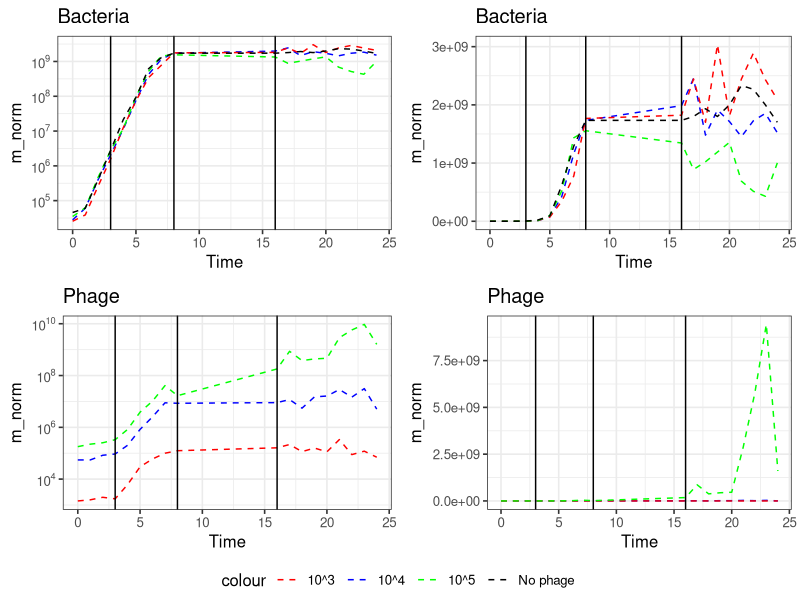
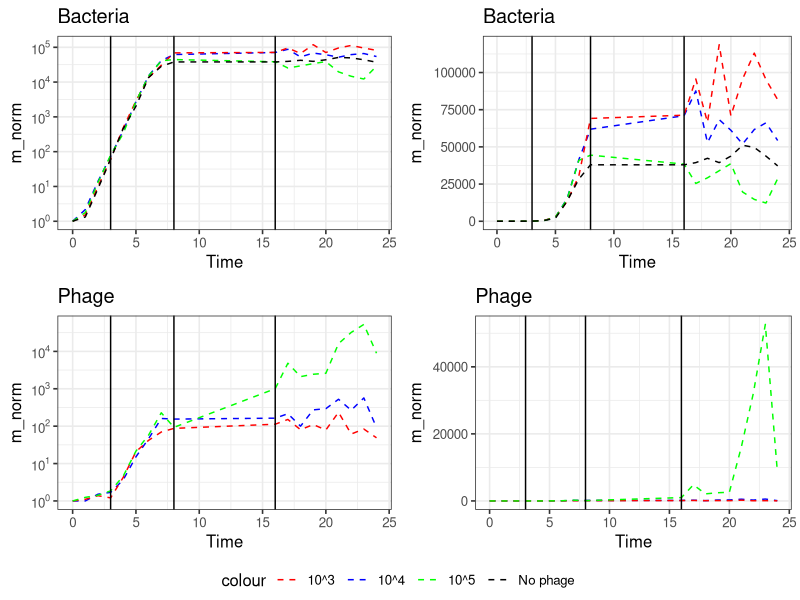
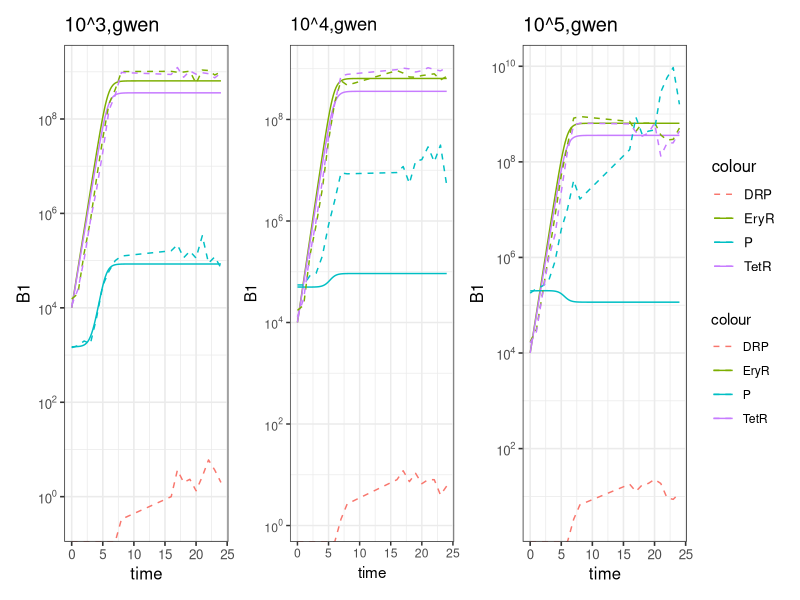
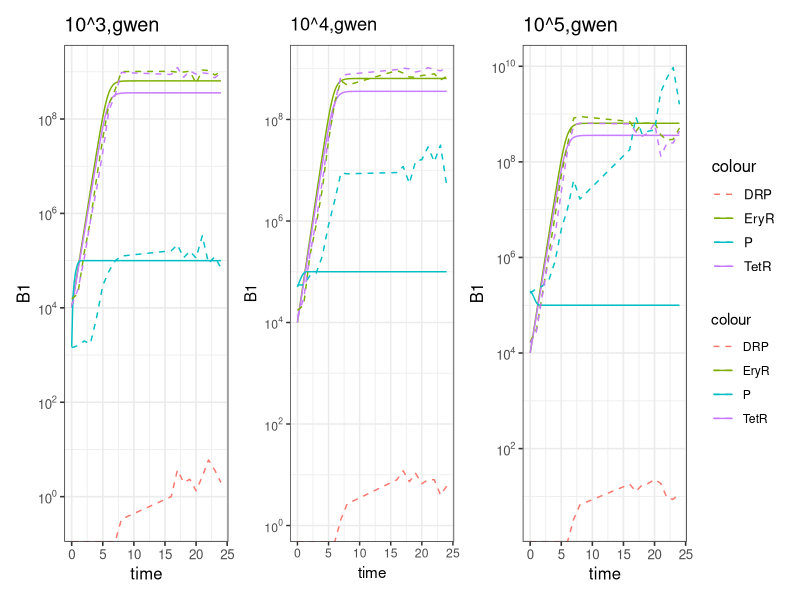
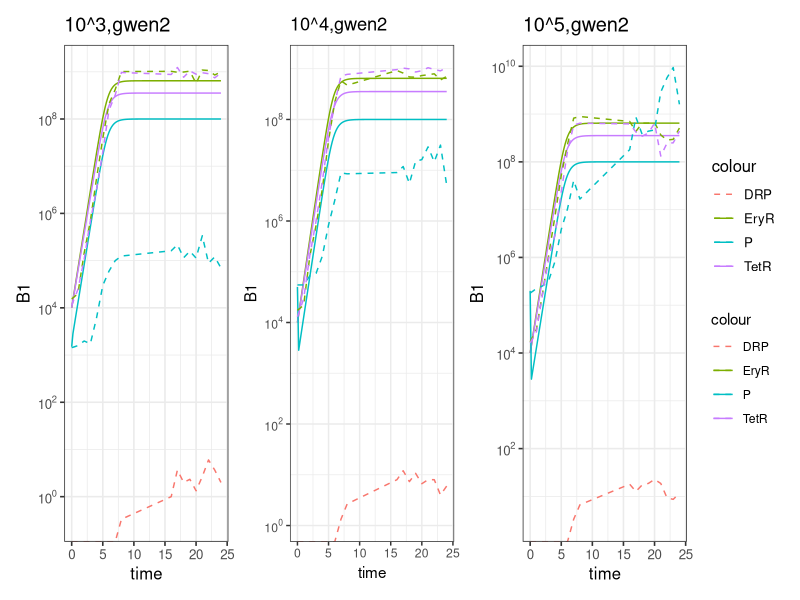
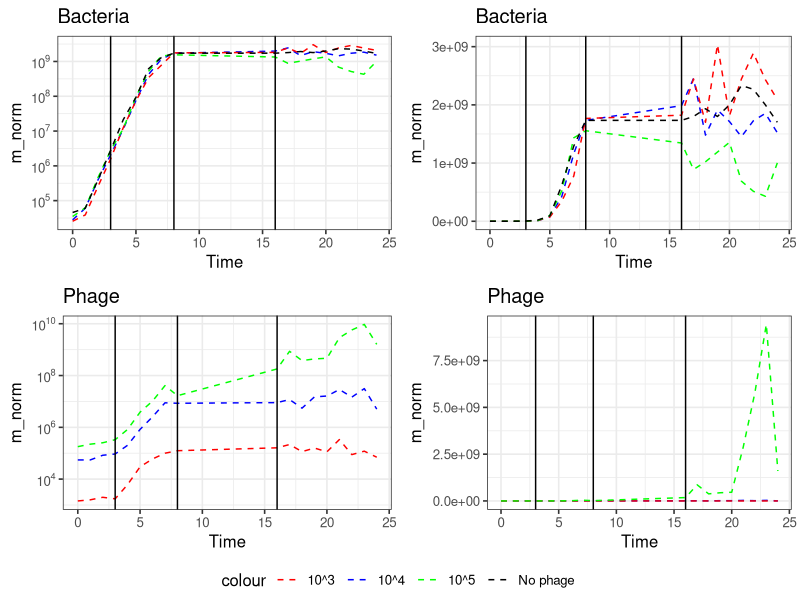
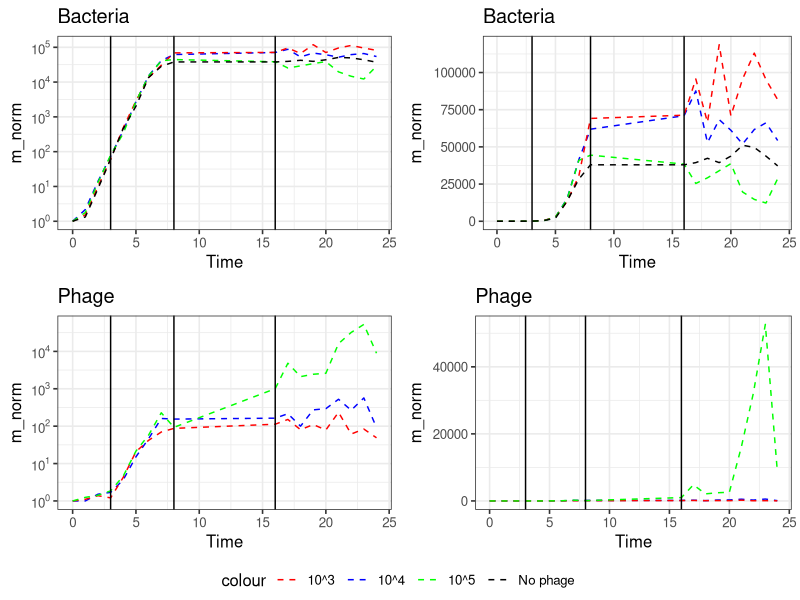

The R script that drew these images, in order:
## ---- chunk 1
knitr::opts_chunk$set(echo = TRUE)

library(deSolve)
library(dplyr)
library(ggpubr)
library(scales)
library(cowplot)

library(patchwork)
theme_set(theme_bw(base_size = 12))


## Load the lab data: ####
#adjust to what your WD is!!
lab_data4 = read.csv(here::here("Lab", "Transduction", "summary_10_4.csv"), stringsAsFactors = F)
lab_data3 = read.csv(here::here("Lab", "Transduction", "summary_10_3.csv"), stringsAsFactors = F)
lab_data5 = read.csv(here::here("Lab", "Transduction", "summary_10_5.csv"), stringsAsFactors = F)

lab_data_growth = read.csv(here::here("Lab", "Triculture", "summary.csv"), stringsAsFactors = F)

## ---- chunk 2

#3# DATA


brp1 = 3
brp2 = 8
brp3 = 16

p1_log <- ggplot() +
  geom_line(data = lab_data4 %>% filter(Bacteria == "P") %>% mutate(t0v = 1, m_norm = Mean / t0v),
            aes(Time, m_norm, colour = "10^4"), linetype = "dashed") +
  scale_y_continuous(trans=log10_trans(),
                     breaks=trans_breaks("log10", function(x) 10^x),
                     labels=trans_format("log10", math_format(10^.x))) +
  geom_line(data = lab_data3 %>% filter(Bacteria == "P") %>% mutate(t0v = 1, m_norm = Mean / t0v),
            linetype = "dashed", aes(Time, m_norm, colour = "10^3")) +
  geom_line(data = lab_data5 %>% filter(Bacteria == "P") %>% mutate(t0v = 1, m_norm = Mean / t0v),
            linetype = "dashed", aes(Time, m_norm, colour = "10^5")) +
  geom_vline(xintercept = brp1) +
  geom_vline(xintercept = brp2) +
  geom_vline(xintercept = brp3) +
  scale_color_manual(breaks = c("10^3", "10^4", "10^5"),
                     values=c("red", "blue", "green")) +
  ggtitle("Phage")

b1_log <- ggplot() +
  geom_line(data = lab_data4 %>% filter(Bacteria == "Total") %>% mutate(t0v = 1, m_norm = Mean / t0v),
            aes(Time, m_norm, colour = "10^4"), linetype = "dashed") +
  scale_y_continuous(trans=log10_trans(),
                     breaks=trans_breaks("log10", function(x) 10^x),
                     labels=trans_format("log10", math_format(10^.x))) +
  geom_line(data = lab_data3 %>% filter(Bacteria == "Total") %>% mutate(t0v = 1, m_norm = Mean / t0v),
            linetype = "dashed", aes(Time, m_norm, colour = "10^3")) +
  geom_line(data = lab_data5 %>% filter(Bacteria == "Total") %>% mutate(t0v = 1, m_norm = Mean / t0v),
            linetype = "dashed", aes(Time, m_norm, colour = "10^5")) +
  geom_line(data = lab_data_growth %>% filter(Bacteria == "Total") %>% mutate(t0v = 1, m_norm = Mean / t0v),
            linetype = "dashed", aes(Time, m_norm, colour = "No phage")) +
  geom_vline(xintercept = brp1) +
  geom_vline(xintercept = brp2) +
  geom_vline(xintercept = brp3) +
  scale_color_manual(breaks = c("10^3", "10^4", "10^5","No phage"),
                     values=c("red", "blue", "green", "black")) +
  ggtitle("Bacteria")


p1<- ggplot() +
  geom_line(data = lab_data4 %>% filter(Bacteria == "P") %>% mutate(t0v = 1, m_norm = Mean / t0v),
            aes(Time, m_norm, colour = "10^4"), linetype = "dashed") +
  geom_line(data = lab_data3 %>% filter(Bacteria == "P") %>% mutate(t0v = 1, m_norm = Mean / t0v),
            linetype = "dashed", aes(Time, m_norm, colour = "10^3")) +
  geom_line(data = lab_data5 %>% filter(Bacteria == "P") %>% mutate(t0v = 1, m_norm = Mean / t0v),
            linetype = "dashed", aes(Time, m_norm, colour = "10^5")) +
  geom_vline(xintercept = brp1) +
  geom_vline(xintercept = brp2) +
  geom_vline(xintercept = brp3) +
  scale_color_manual(breaks = c("10^3", "10^4", "10^5"),
                     values=c("red", "blue", "green")) +
  ggtitle("Phage")

b1 <- ggplot() +
  geom_line(data = lab_data4 %>% filter(Bacteria == "Total") %>% mutate(t0v = 1, m_norm = Mean / t0v),
            aes(Time, m_norm, colour = "10^4"), linetype = "dashed") +
  geom_line(data = lab_data3 %>% filter(Bacteria == "Total") %>% mutate(t0v = 1, m_norm = Mean / t0v),
            linetype = "dashed", aes(Time, m_norm, colour = "10^3")) +
  geom_line(data = lab_data5 %>% filter(Bacteria == "Total") %>% mutate(t0v = 1, m_norm = Mean / t0v),
            linetype = "dashed", aes(Time, m_norm, colour = "10^5")) +
  geom_line(data = lab_data_growth %>% filter(Bacteria == "Total") %>% mutate(t0v = 1, m_norm = Mean / t0v),
            linetype = "dashed", aes(Time, m_norm, colour = "No phage")) +
  geom_vline(xintercept = brp1) +
  geom_vline(xintercept = brp2) +
  geom_vline(xintercept = brp3) +
  scale_color_manual(breaks = c("10^3", "10^4", "10^5", "No phage"),
                     values=c("red", "blue", "green", "black")) +
  ggtitle("Bacteria")

ggpubr::ggarrange(b1_log, b1, p1_log, p1,
                  nrow = 2, ncol = 2, common.legend = T, legend = "bottom")

ggsave("comparative_plots.png")

p1_log <- ggplot() +
  geom_line(data = lab_data4 %>% filter(Bacteria == "P") %>% mutate(t0v = Mean[1], m_norm = Mean / t0v),
            aes(Time, m_norm, colour = "10^4"), linetype = "dashed") +
  scale_y_continuous(trans=log10_trans(),
                     breaks=trans_breaks("log10", function(x) 10^x),
                     labels=trans_format("log10", math_format(10^.x))) +
  geom_line(data = lab_data3 %>% filter(Bacteria == "P") %>% mutate(t0v = Mean[1], m_norm = Mean / t0v),
            linetype = "dashed", aes(Time, m_norm, colour = "10^3")) +
  geom_line(data = lab_data5 %>% filter(Bacteria == "P") %>% mutate(t0v = Mean[1], m_norm = Mean / t0v),
            linetype = "dashed", aes(Time, m_norm, colour = "10^5")) +
  geom_vline(xintercept = brp1) +
  geom_vline(xintercept = brp2) +
  geom_vline(xintercept = brp3) +
  scale_color_manual(breaks = c("10^3", "10^4", "10^5"),
                     values=c("red", "blue", "green")) +
  ggtitle("Phage")

b1_log <- ggplot() +
  geom_line(data = lab_data4 %>% filter(Bacteria == "Total") %>% mutate(t0v = Mean[1], m_norm = Mean / t0v),
            aes(Time, m_norm, colour = "10^4"), linetype = "dashed") +
  scale_y_continuous(trans=log10_trans(),
                     breaks=trans_breaks("log10", function(x) 10^x),
                     labels=trans_format("log10", math_format(10^.x))) +
  geom_line(data = lab_data3 %>% filter(Bacteria == "Total") %>% mutate(t0v = Mean[1], m_norm = Mean / t0v),
            linetype = "dashed", aes(Time, m_norm, colour = "10^3")) +
  geom_line(data = lab_data5 %>% filter(Bacteria == "Total") %>% mutate(t0v = Mean[1], m_norm = Mean / t0v),
            linetype = "dashed", aes(Time, m_norm, colour = "10^5")) +
  geom_line(data = lab_data_growth %>% filter(Bacteria == "Total") %>% mutate(t0v = Mean[1], m_norm = Mean / t0v),
            linetype = "dashed", aes(Time, m_norm, colour = "No phage")) +
  geom_vline(xintercept = brp1) +
  geom_vline(xintercept = brp2) +
  geom_vline(xintercept = brp3) +
  scale_color_manual(breaks = c("10^3", "10^4", "10^5","No phage"),
                     values=c("red", "blue", "green", "black")) +
  ggtitle("Bacteria")


p1<- ggplot() +
  geom_line(data = lab_data4 %>% filter(Bacteria == "P") %>% mutate(t0v = Mean[1], m_norm = Mean / t0v),
            aes(Time, m_norm, colour = "10^4"), linetype = "dashed") +
  geom_line(data = lab_data3 %>% filter(Bacteria == "P") %>% mutate(t0v = Mean[1], m_norm = Mean / t0v),
            linetype = "dashed", aes(Time, m_norm, colour = "10^3")) +
  geom_line(data = lab_data5 %>% filter(Bacteria == "P") %>% mutate(t0v = Mean[1], m_norm = Mean / t0v),
            linetype = "dashed", aes(Time, m_norm, colour = "10^5")) +
  geom_vline(xintercept = brp1) +
  geom_vline(xintercept = brp2) +
  geom_vline(xintercept = brp3) +
  scale_color_manual(breaks = c("10^3", "10^4", "10^5"),
                     values=c("red", "blue", "green")) +
  ggtitle("Phage")

b1 <- ggplot() +
  geom_line(data = lab_data4 %>% filter(Bacteria == "Total") %>% mutate(t0v = Mean[1], m_norm = Mean / t0v),
            aes(Time, m_norm, colour = "10^4"), linetype = "dashed") +
  geom_line(data = lab_data3 %>% filter(Bacteria == "Total") %>% mutate(t0v = Mean[1], m_norm = Mean / t0v),
            linetype = "dashed", aes(Time, m_norm, colour = "10^3")) +
  geom_line(data = lab_data5 %>% filter(Bacteria == "Total") %>% mutate(t0v = Mean[1], m_norm = Mean / t0v),
            linetype = "dashed", aes(Time, m_norm, colour = "10^5")) +
  geom_line(data = lab_data_growth %>% filter(Bacteria == "Total") %>% mutate(t0v = Mean[1], m_norm = Mean / t0v),
            linetype = "dashed", aes(Time, m_norm, colour = "No phage")) +
  geom_vline(xintercept = brp1) +
  geom_vline(xintercept = brp2) +
  geom_vline(xintercept = brp3) +
  scale_color_manual(breaks = c("10^3", "10^4", "10^5", "No phage"),
                     values=c("red", "blue", "green", "black")) +
  ggtitle("Bacteria")

ggpubr::ggarrange(b1_log, b1, p1_log, p1,
                  nrow = 2, ncol = 2, common.legend = T, legend = "bottom")

ggsave("comparative_plots_aligned.png")

## ---- chunk 3

#I have a wrapper around the desolve model for simplicity
#parameter "def_model" allows you to choose which model to run
test_model = function(times = seq(0,24,1),
                      params = c(Nmax = 1e9,
                                 mu1 = 1.9,
                                 mu2 = 1.9,
                                 beta = 0.000000001,
                                 L = 10),
                      y = c(B1 = 1e2,
                            B2 = 1e2,
                            P = 1e4),
                      def_model = "mass"){
  
  # if(!(def_model %in% c("mass", "mass_link", "mass_link_burst", "mass_link_both", "frequentist","gwen","gwen2"))){
  #   stop("Function parameter \"def_model\" must be \"mass\", \"mass_link\", \"mass_link_burst\",
  #        \"mass_link_both\" or \"frequentist\"")
  # }
  
  #MASS ACTION
  mass_model = function(times, y, params){
    
    with(as.list(c(y,params)),{
      
      
      N = B1 + B2
      
      
      dB1 = B1 * mu1 * (1 - N/Nmax) - B1 * beta * P   
      dB2 = B2 * mu2 * (1 - N/Nmax) - B2 * beta * P
      dP = N * beta * P * L
      
      
      return(list(c(dB1, dB2,dP)))
      
    }
    )
  }
  
  
  ##MASS ACTION WITH LINK
  mass_link_model = function(times, y, params){
    
    with(as.list(c(y,params)),{
      
      
      N = B1 + B2
      
      beta_t = beta * (1 - N/Nmax)
      
      dB1 = B1 * mu1 * (1 - N/Nmax) - B1 * beta_t * P 
      dB2 = B2 * mu2 * (1 - N/Nmax) - B2 * beta_t * P
      dP = N * beta_t * L * P
      
      
      return(list(c(dB1, dB2,dP)))
      
    }
    )
  }
  
  
  ##MASS ACTION WITH LINK, BURST
  mass_link_burst_model = function(times, y, params){
    
    with(as.list(c(y,params)),{
      
      
      N = B1 + B2
      
      L_t = L * (1 - N/Nmax)
      
      dB1 = B1 * mu1 * (1 - N/Nmax) - B1 * beta * P 
      dB2 = B2 * mu2 * (1 - N/Nmax) - B2 * beta * P
      dP = N * beta * L_t * P
      
      
      return(list(c(dB1, dB2,dP)))
      
    }
    )
  }
  
  
  
  ##MASS ACTION WITH LINK, BOTH
  mass_link_both_model = function(times, y, params){
    
    with(as.list(c(y,params)),{
      
      
      N = B1 + B2
      
      beta_t = beta * (1 - N/Nmax)
      L_t = L * (1 - N/Nmax)
      
      dB1 = B1 * mu1 * (1 - N/Nmax) - B1 * beta_t * P 
      dB2 = B2 * mu2 * (1 - N/Nmax) - B2 * beta_t * P
      dP = N * beta_t * L_t * P
      
      
      return(list(c(dB1, dB2,dP)))
      
    }
    )
  }
  
  
  ##FREQUENTIST MODEL
  frequentist_model = function(times, y, params){
    
    with(as.list(c(y,params)),{
      
      
      N = B1 + B2
      
      beta_t = beta * (1 - N/Nmax)
      L_t = L * (1 - N/Nmax)
      
      P_inf = (1-exp(-beta_t*N)) * P
      B_inf = (1-exp(-P_inf/N)) * N
      
      dB1 = B1 * mu1 * (1 - N/Nmax) - B1/N * B_inf 
      dB2 = B2 * mu2 * (1 - N/Nmax) - B2/N * B_inf 
      dP = B_inf * L_t - P_inf
      
      
      return(list(c(dB1, dB2,dP)))
      
    }
    )
  }
  
  
  gwen_link_both_model = function(times, y, params){
    
    with(as.list(c(y,params)),{
      
      
      N = B1 + B2
      
      beta_t = beta * (1 - N/Nmax)
      
      dB1 = B1 * mu1 * (1 - N/Nmax) - B1 * beta_t * P 
      dB2 = B2 * mu2 * (1 - N/Nmax) - B2 * beta_t * P
      dP = beta_t * L * (P - K) * (P - G*N)
      
      
      return(list(c(dB1, dB2,dP)))
      
    }
    )
  }
  
  gwen2_link_both_model = function(times, y, params){
    
    with(as.list(c(y,params)),{
      
      
      N = B1 + B2
      
      beta_t = beta * (1 - N/Nmax)
      
      dB1 = B1 * mu1 * (1 - N/Nmax) - B1 * beta_t * P 
      dB2 = B2 * mu2 * (1 - N/Nmax) - B2 * beta_t * P
      dP = beta_t * L * (P - K*N) * (P - G*N)
      
      
      return(list(c(dB1, dB2,dP)))
      
    }
    )
  }
  
  
  if(def_model == "mass") {
    res_full = as.data.frame(deSolve::ode(func = mass_model, times = times, y = y, parms = params))
  }
  if(def_model == "mass_link") {
    res_full = as.data.frame(deSolve::ode(func = mass_link_model, times = times, y = y, parms = params))
  }
  if(def_model == "mass_link_burst") {
    res_full = as.data.frame(deSolve::ode(func = mass_link_burst_model, times = times, y = y, parms = params))
  }
  if(def_model == "mass_link_both") {
    res_full = as.data.frame(deSolve::ode(func = mass_link_both_model, times = times, y = y, parms = params))
  }
  if(def_model == "frequentist") {
    res_full = as.data.frame(deSolve::ode(func = frequentist_model, times = times, y = y, parms = params))
  }
  if(def_model == "gwen") {
    res_full = as.data.frame(deSolve::ode(func = gwen_link_both_model, times = times, y = y, parms = params))
  }
  if(def_model == "gwen2") {
    res_full = as.data.frame(deSolve::ode(func = gwen2_link_both_model, times = times, y = y, parms = params))
  }
  
  
  #replace values < 1 by 0, except "times" column ofc
  res_full[,-1][res_full[,-1] < 1] = 0
  
  
  return(res_full)
  
  
}





## ---- chunk 4
params = c(Nmax = 1e9, #max number of bacteria possible in the system
           mu1 = 1.9, #max growth rate of bacteria 1
           mu2 = 1.8, #max growth rate of bacteria 2
           beta = 0.000000005, #this corresponds to individual phage adsorption rate
           L = 7,#burst size (number of new phage released after infection)
           K = 10^5,
           G = 0.1) 


#which model do you want to run?
#mass, mass_link, mass_link_burst, mass_link_both, or frequentist

model = "gwen"




## RUN ALL MODELS & PLOT ################################

#fixed parameters, no touching!!
#times
times = seq(0,24,0.2)

#initial number of bacteria and phage (matches average from lab data)
yinit = c(B1 = 1e4, 
          B2 = 1e4,
          P = 5e4)

#run model starting phage at 1e4
res4 = test_model(times, params, yinit, def_model = model)

#run model starting phage at 1e3
yinit["P"] = 1.5e3
res3 = test_model(times, params, yinit, def_model = model)

#run model starting phage at 1e5
yinit["P"] = 2e5
res5 = test_model(times, params, yinit, def_model = model)

#plot for Pstart 1e4
pp4 = ggplot(res4) +
  geom_line(aes(time, B1, colour = "EryR")) +
  geom_line(aes(time, B2, colour = "TetR")) +
  geom_line(aes(time, P, colour = "P")) +
  scale_y_continuous(trans=log10_trans(),
                     breaks=trans_breaks("log10", function(x) 10^x),
                     labels=trans_format("log10", math_format(10^.x))) +
  geom_line(data = lab_data4 %>% filter(Bacteria != "Total"),
            aes(Time, Mean, colour = Bacteria), linetype = "dashed") +
  ggtitle(paste0("10^4,",model)) + 
  theme_bw()

#plot for Pstart 1e3
pp3 = ggplot(res3) +
  geom_line(aes(time, B1, colour = "EryR")) +
  geom_line(aes(time, B2, colour = "TetR")) +
  geom_line(aes(time, P, colour = "P")) +
  scale_y_continuous(trans=log10_trans(),
                     breaks=trans_breaks("log10", function(x) 10^x),
                     labels=trans_format("log10", math_format(10^.x))) +
  geom_line(data = lab_data3 %>% filter(Bacteria != "Total"),
            aes(Time, Mean, colour = Bacteria), linetype = "dashed") +
  ggtitle(paste0("10^3,",model)) 

#plot for Pstart 1e5
pp5 = ggplot(res5) +
  geom_line(aes(time, B1, colour = "EryR")) +
  geom_line(aes(time, B2, colour = "TetR")) +
  geom_line(aes(time, P, colour = "P")) +
  scale_y_continuous(trans=log10_trans(),
                     breaks=trans_breaks("log10", function(x) 10^x),
                     labels=trans_format("log10", math_format(10^.x))) +
  geom_line(data = lab_data5 %>% filter(Bacteria != "Total"),
            aes(Time, Mean, colour = Bacteria), linetype = "dashed") +
  ggtitle(paste0("10^5,",model))

#plot all together
# plot_grid(pp3, pp4, pp5,
#           labels = c("10^3", "10^4", "10^5"))

pp3 + pp4 + pp5 + plot_layout(guides = "collect")
## ---- chunk 5
params = c(Nmax = 1e9, #max number of bacteria possible in the system
           mu1 = 1.9, #max growth rate of bacteria 1
           mu2 = 1.8, #max growth rate of bacteria 2
           beta = 0.000000005, #this corresponds to individual phage adsorption rate
           L = 7,#burst size (number of new phage released after infection)
           K = 10^5,
           G = 10^3) 


#which model do you want to run?
#mass, mass_link, mass_link_burst, mass_link_both, or frequentist

model = "gwen"




## RUN ALL MODELS & PLOT ################################

#fixed parameters, no touching!!
#times
times = seq(0,24,0.2)

#initial number of bacteria and phage (matches average from lab data)
yinit = c(B1 = 1e4, 
          B2 = 1e4,
          P = 5e4)

#run model starting phage at 1e4
res4 = test_model(times, params, yinit, def_model = model)

#run model starting phage at 1e3
yinit["P"] = 1.5e3
res3 = test_model(times, params, yinit, def_model = model)

#run model starting phage at 1e5
yinit["P"] = 2e5
res5 = test_model(times, params, yinit, def_model = model)

#plot for Pstart 1e4
pp4 = ggplot(res4) +
  geom_line(aes(time, B1, colour = "EryR")) +
  geom_line(aes(time, B2, colour = "TetR")) +
  geom_line(aes(time, P, colour = "P")) +
  scale_y_continuous(trans=log10_trans(),
                     breaks=trans_breaks("log10", function(x) 10^x),
                     labels=trans_format("log10", math_format(10^.x))) +
  geom_line(data = lab_data4 %>% filter(Bacteria != "Total"),
            aes(Time, Mean, colour = Bacteria), linetype = "dashed") +
  ggtitle(paste0("10^4,",model)) + 
  theme_bw()

#plot for Pstart 1e3
pp3 = ggplot(res3) +
  geom_line(aes(time, B1, colour = "EryR")) +
  geom_line(aes(time, B2, colour = "TetR")) +
  geom_line(aes(time, P, colour = "P")) +
  scale_y_continuous(trans=log10_trans(),
                     breaks=trans_breaks("log10", function(x) 10^x),
                     labels=trans_format("log10", math_format(10^.x))) +
  geom_line(data = lab_data3 %>% filter(Bacteria != "Total"),
            aes(Time, Mean, colour = Bacteria), linetype = "dashed") +
  ggtitle(paste0("10^3,",model)) 

#plot for Pstart 1e5
pp5 = ggplot(res5) +
  geom_line(aes(time, B1, colour = "EryR")) +
  geom_line(aes(time, B2, colour = "TetR")) +
  geom_line(aes(time, P, colour = "P")) +
  scale_y_continuous(trans=log10_trans(),
                     breaks=trans_breaks("log10", function(x) 10^x),
                     labels=trans_format("log10", math_format(10^.x))) +
  geom_line(data = lab_data5 %>% filter(Bacteria != "Total"),
            aes(Time, Mean, colour = Bacteria), linetype = "dashed") +
  ggtitle(paste0("10^5,",model))

#plot all together
# plot_grid(pp3, pp4, pp5,
#           labels = c("10^3", "10^4", "10^5"))

pp3 + pp4 + pp5 + plot_layout(guides = "collect")
## ---- chunk 6
params = c(Nmax = 1e9, #max number of bacteria possible in the system
           mu1 = 1.9, #max growth rate of bacteria 1
           mu2 = 1.8, #max growth rate of bacteria 2
           beta = 0.000000005, #this corresponds to individual phage adsorption rate
           L = 7,#burst size (number of new phage released after infection)
           K = 10^5,
           G = 0.1) 


#which model do you want to run?
#mass, mass_link, mass_link_burst, mass_link_both, or frequentist

model = "gwen2"




## RUN ALL MODELS & PLOT ################################

#fixed parameters, no touching!!
#times
times = seq(0,24,0.2)

#initial number of bacteria and phage (matches average from lab data)
yinit = c(B1 = 1e4, 
          B2 = 1e4,
          P = 5e4)

#run model starting phage at 1e4
res4 = test_model(times, params, yinit, def_model = model)

#run model starting phage at 1e3
yinit["P"] = 1.5e3
res3 = test_model(times, params, yinit, def_model = model)

#run model starting phage at 1e5
yinit["P"] = 2e5
res5 = test_model(times, params, yinit, def_model = model)

#plot for Pstart 1e4
pp4 = ggplot(res4) +
  geom_line(aes(time, B1, colour = "EryR")) +
  geom_line(aes(time, B2, colour = "TetR")) +
  geom_line(aes(time, P, colour = "P")) +
  scale_y_continuous(trans=log10_trans(),
                     breaks=trans_breaks("log10", function(x) 10^x),
                     labels=trans_format("log10", math_format(10^.x))) +
  geom_line(data = lab_data4 %>% filter(Bacteria != "Total"),
            aes(Time, Mean, colour = Bacteria), linetype = "dashed") +
  ggtitle(paste0("10^4,",model)) + 
  theme_bw()

#plot for Pstart 1e3
pp3 = ggplot(res3) +
  geom_line(aes(time, B1, colour = "EryR")) +
  geom_line(aes(time, B2, colour = "TetR")) +
  geom_line(aes(time, P, colour = "P")) +
  scale_y_continuous(trans=log10_trans(),
                     breaks=trans_breaks("log10", function(x) 10^x),
                     labels=trans_format("log10", math_format(10^.x))) +
  geom_line(data = lab_data3 %>% filter(Bacteria != "Total"),
            aes(Time, Mean, colour = Bacteria), linetype = "dashed") +
  ggtitle(paste0("10^3,",model)) 

#plot for Pstart 1e5
pp5 = ggplot(res5) +
  geom_line(aes(time, B1, colour = "EryR")) +
  geom_line(aes(time, B2, colour = "TetR")) +
  geom_line(aes(time, P, colour = "P")) +
  scale_y_continuous(trans=log10_trans(),
                     breaks=trans_breaks("log10", function(x) 10^x),
                     labels=trans_format("log10", math_format(10^.x))) +
  geom_line(data = lab_data5 %>% filter(Bacteria != "Total"),
            aes(Time, Mean, colour = Bacteria), linetype = "dashed") +
  ggtitle(paste0("10^5,",model))

#plot all together
# plot_grid(pp3, pp4, pp5,
#           labels = c("10^3", "10^4", "10^5"))

pp3 + pp4 + pp5 + plot_layout(guides = "collect")
